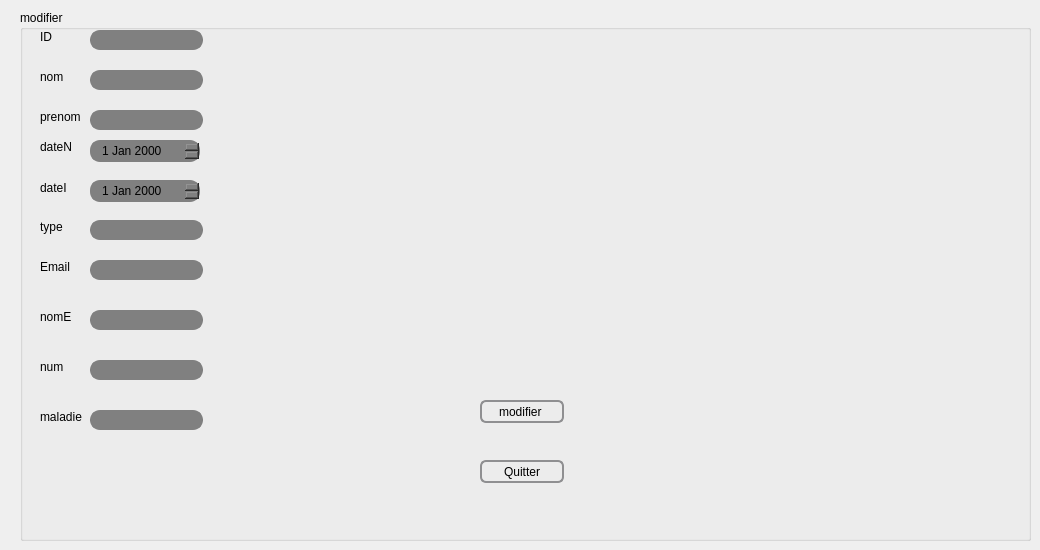
        <widget class="QWidget" name="tab_16">
         <attribute name="title">
          <string>modifier </string>
         </attribute>
         <widget class="QGroupBox" name="groupBox_15">
          <property name="geometry">
           <rect>
            <x>20</x>
            <y>10</y>
            <width>1011</width>
            <height>531</height>
           </rect>
          </property>
          <property name="title">
           <string>modifier</string>
          </property>
          <widget class="QLabel" name="label_63">
           <property name="geometry">
            <rect>
             <x>20</x>
             <y>60</y>
             <width>47</width>
             <height>14</height>
            </rect>
           </property>
           <property name="styleSheet">
            <string notr="true">font: 25 8pt &quot;Footlight MT Light&quot;;</string>
           </property>
           <property name="text">
            <string>nom</string>
           </property>
          </widget>
          <widget class="QLabel" name="label_64">
           <property name="geometry">
            <rect>
             <x>20</x>
             <y>100</y>
             <width>47</width>
             <height>14</height>
            </rect>
           </property>
           <property name="styleSheet">
            <string notr="true">font: 25 8pt &quot;Footlight MT Light&quot;;</string>
           </property>
           <property name="text">
            <string>prenom</string>
           </property>
          </widget>
          <widget class="QLabel" name="label_65">
           <property name="geometry">
            <rect>
             <x>20</x>
             <y>130</y>
             <width>47</width>
             <height>14</height>
            </rect>
           </property>
           <property name="styleSheet">
            <string notr="true">font: 25 8pt &quot;Footlight MT Light&quot;;</string>
           </property>
           <property name="text">
            <string>dateN</string>
           </property>
          </widget>
          <widget class="QLabel" name="label_66">
           <property name="geometry">
            <rect>
             <x>20</x>
             <y>170</y>
             <width>41</width>
             <height>16</height>
            </rect>
           </property>
           <property name="styleSheet">
            <string notr="true">font: 25 8pt &quot;Footlight MT Light&quot;;</string>
           </property>
           <property name="text">
            <string>dateI</string>
           </property>
          </widget>
          <widget class="QLabel" name="label_67">
           <property name="geometry">
            <rect>
             <x>20</x>
             <y>210</y>
             <width>47</width>
             <height>14</height>
            </rect>
           </property>
           <property name="styleSheet">
            <string notr="true">font: 25 8pt &quot;Footlight MT Light&quot;;</string>
           </property>
           <property name="text">
            <string>type</string>
           </property>
          </widget>
          <widget class="QLabel" name="label_68">
           <property name="geometry">
            <rect>
             <x>20</x>
             <y>250</y>
             <width>47</width>
             <height>14</height>
            </rect>
           </property>
           <property name="styleSheet">
            <string notr="true">font: 25 8pt &quot;Footlight MT Light&quot;;</string>
           </property>
           <property name="text">
            <string>Email</string>
           </property>
          </widget>
          <widget class="QLabel" name="label_69">
           <property name="geometry">
            <rect>
             <x>20</x>
             <y>300</y>
             <width>47</width>
             <height>14</height>
            </rect>
           </property>
           <property name="styleSheet">
            <string notr="true">font: 25 8pt &quot;Footlight MT Light&quot;;</string>
           </property>
           <property name="text">
            <string>nomE</string>
           </property>
          </widget>
          <widget class="QLabel" name="label_70">
           <property name="geometry">
            <rect>
             <x>20</x>
             <y>350</y>
             <width>47</width>
             <height>14</height>
            </rect>
           </property>
           <property name="styleSheet">
            <string notr="true">font: 25 8pt &quot;Footlight MT Light&quot;;</string>
           </property>
           <property name="text">
            <string>num</string>
           </property>
          </widget>
          <widget class="QLabel" name="label_71">
           <property name="geometry">
            <rect>
             <x>20</x>
             <y>400</y>
             <width>47</width>
             <height>14</height>
            </rect>
           </property>
           <property name="styleSheet">
            <string notr="true">font: 25 8pt &quot;Footlight MT Light&quot;;</string>
           </property>
           <property name="text">
            <string>maladie</string>
           </property>
          </widget>
          <widget class="QLineEdit" name="NOM">
           <property name="geometry">
            <rect>
             <x>70</x>
             <y>60</y>
             <width>113</width>
             <height>20</height>
            </rect>
           </property>
           <property name="styleSheet">
            <string notr="true">QLineEdit {
    border: 2px solid gray;
    border-radius: 10px;
    padding: 0 8px;
    background: grey;
    selection-background-color: darkgray;
}
</string>
           </property>
          </widget>
          <widget class="QLineEdit" name="PRENOM">
           <property name="geometry">
            <rect>
             <x>70</x>
             <y>100</y>
             <width>113</width>
             <height>20</height>
            </rect>
           </property>
           <property name="styleSheet">
            <string notr="true">QLineEdit {
    border: 2px solid gray;
    border-radius: 10px;
    padding: 0 8px;
    background: grey;
    selection-background-color: darkgray;
}
</string>
           </property>
          </widget>
          <widget class="QLineEdit" name="TYPE">
           <property name="geometry">
            <rect>
             <x>70</x>
             <y>210</y>
             <width>113</width>
             <height>20</height>
            </rect>
           </property>
           <property name="styleSheet">
            <string notr="true">QLineEdit {
    border: 2px solid gray;
    border-radius: 10px;
    padding: 0 8px;
    background: grey;
    selection-background-color: darkgray;
}

</string>
           </property>
          </widget>
          <widget class="QLineEdit" name="email">
           <property name="geometry">
            <rect>
             <x>70</x>
             <y>250</y>
             <width>113</width>
             <height>20</height>
            </rect>
           </property>
           <property name="styleSheet">
            <string notr="true">QLineEdit {
    border: 2px solid gray;
    border-radius: 10px;
    padding: 0 8px;
    background: grey;
    selection-background-color: darkgray;
}

</string>
           </property>
          </widget>
          <widget class="QLineEdit" name="NOME">
           <property name="geometry">
            <rect>
             <x>70</x>
             <y>300</y>
             <width>113</width>
             <height>20</height>
            </rect>
           </property>
           <property name="styleSheet">
            <string notr="true">QLineEdit {
    border: 2px solid gray;
    border-radius: 10px;
    padding: 0 8px;
    background: grey;
    selection-background-color: darkgray;
}
</string>
           </property>
          </widget>
          <widget class="QLineEdit" name="NUM">
           <property name="geometry">
            <rect>
             <x>70</x>
             <y>350</y>
             <width>113</width>
             <height>20</height>
            </rect>
           </property>
           <property name="styleSheet">
            <string notr="true">QLineEdit {
    border: 2px solid gray;
    border-radius: 10px;
    padding: 0 8px;
    background: grey;
    selection-background-color: darkgray;
}

</string>
           </property>
          </widget>
          <widget class="QLineEdit" name="MALADIE">
           <property name="geometry">
            <rect>
             <x>70</x>
             <y>400</y>
             <width>113</width>
             <height>20</height>
            </rect>
           </property>
           <property name="styleSheet">
            <string notr="true">QLineEdit {
    border: 2px solid gray;
    border-radius: 10px;
    padding: 0 8px;
    background: grey;
    selection-background-color: darkgray;
}
</string>
           </property>
          </widget>
          <widget class="QDateEdit" name="DATEN">
           <property name="geometry">
            <rect>
             <x>70</x>
             <y>130</y>
             <width>110</width>
             <height>22</height>
            </rect>
           </property>
           <property name="styleSheet">
            <string notr="true">QDateEdit {
    border: 2px solid gray;
    border-radius: 10px;
    padding: 0 8px;
    background: grey;
    selection-background-color: darkgray;
}
</string>
           </property>
          </widget>
          <widget class="QDateEdit" name="DATEI">
           <property name="geometry">
            <rect>
             <x>70</x>
             <y>170</y>
             <width>110</width>
             <height>22</height>
            </rect>
           </property>
           <property name="styleSheet">
            <string notr="true">QDateEdit {
    border: 2px solid gray;
    border-radius: 10px;
    padding: 0 8px;
    background: grey;
    selection-background-color: darkgray;
}
</string>
           </property>
          </widget>
          <widget class="QPushButton" name="modifier">
           <property name="geometry">
            <rect>
             <x>460</x>
             <y>390</y>
             <width>84</width>
             <height>23</height>
            </rect>
           </property>
           <property name="styleSheet">
            <string notr="true">QPushButton {
    border: 2px solid #8f8f91;
    border-radius: 6px;
    background-color: qlineargradient(x1: 0, y1: 0, x2: 0, y2: 1,
                                      stop: 0 #f6f7fa, stop: 1 #dadbde);
    min-width: 80px;
}

QPushButton:pressed {
    background-color: qlineargradient(x1: 0, y1: 0, x2: 0, y2: 1,
                                      stop: 0 #dadbde, stop: 1 #f6f7fa);
}

QPushButton:flat {
    border: none; /* no border for a flat push button */
}

QPushButton:default {
    border-color: navy; /* make the default button prominent */
}
</string>
           </property>
           <property name="text">
            <string>modifier </string>
           </property>
           <property name="icon">
            <iconset resource="imagee.qrc">
             <normaloff>:/pics/modifier.png</normaloff>:/pics/modifier.png</iconset>
           </property>
          </widget>
          <widget class="QLabel" name="label_72">
           <property name="geometry">
            <rect>
             <x>20</x>
             <y>20</y>
             <width>47</width>
             <height>14</height>
            </rect>
           </property>
           <property name="styleSheet">
            <string notr="true">font: 25 8pt &quot;Footlight MT Light&quot;;</string>
           </property>
           <property name="text">
            <string>ID</string>
           </property>
          </widget>
          <widget class="QLineEdit" name="Id">
           <property name="geometry">
            <rect>
             <x>70</x>
             <y>20</y>
             <width>113</width>
             <height>20</height>
            </rect>
           </property>
           <property name="styleSheet">
            <string notr="true">QLineEdit {
    border: 2px solid gray;
    border-radius: 10px;
    padding: 0 8px;
    background: grey;
    selection-background-color: darkgray;
}


</string>
           </property>
          </widget>
          <widget class="QLabel" name="label_73">
           <property name="geometry">
            <rect>
             <x>250</x>
             <y>110</y>
             <width>221</width>
             <height>181</height>
            </rect>
           </property>
           <property name="styleSheet">
            <string notr="true">image: url(:/pics/planning.png);</string>
           </property>
           <property name="text">
            <string/>
           </property>
          </widget>
          <widget class="QPushButton" name="pushButton_8">
           <property name="geometry">
            <rect>
             <x>460</x>
             <y>450</y>
             <width>84</width>
             <height>23</height>
            </rect>
           </property>
           <property name="styleSheet">
            <string notr="true">QPushButton {
    border: 2px solid #8f8f91;
    border-radius: 6px;
    background-color: qlineargradient(x1: 0, y1: 0, x2: 0, y2: 1,
                                      stop: 0 #f6f7fa, stop: 1 #dadbde);
    min-width: 80px;
}

QPushButton:pressed {
    background-color: qlineargradient(x1: 0, y1: 0, x2: 0, y2: 1,
                                      stop: 0 #dadbde, stop: 1 #f6f7fa);
}

QPushButton:flat {
    border: none; /* no border for a flat push button */
}

QPushButton:default {
    border-color: navy; /* make the default button prominent */
}
</string>
           </property>
           <property name="text">
            <string>Quitter</string>
           </property>
           <property name="icon">
            <iconset>
             <normaloff>:/Downloads/quitter.png</normaloff>:/Downloads/quitter.png</iconset>
           </property>
          </widget>
         </widget>
        </widget>
